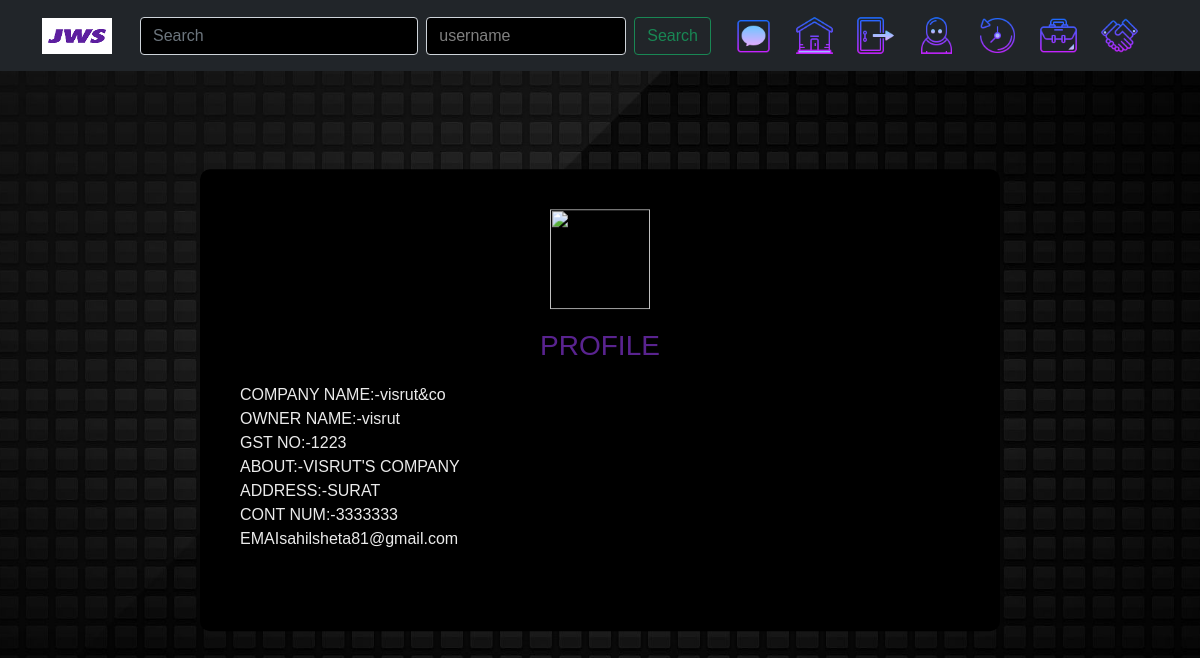
Page /profilesearch/visrut on the committed database.
### loginmodule/models.py (models this page shows, shortened)
class Profile(models.Model):
    regis=models.ForeignKey(regis,  on_delete=models.CASCADE,primary_key=True)
    companyname = models.CharField(max_length=20, default='noffne')
    ownername = models.CharField(max_length=20,default='noffne')
    bio = models.TextField(max_length=80,default='noffne')
    address = models.TextField(max_length=80,default='noffce')

class regis(models.Model):
    fname = models.CharField(max_length=20)
    lname = models.CharField(max_length=20)
    pswd = models.CharField(max_length=20)
    email = models.EmailField(max_length=50)
    gst = models.CharField(max_length=20)
    contact = models.IntegerField(max_length=10)
    uname = models.CharField(max_length=20)

### loginmodule/views.py (the view)
# urls.py: path("profilesearch/<str:username>",views.profilesearch,name='profilesearch'),
def profilesearch(request,username):
        uname=username
        user=  regis.objects.get(uname=uname)
        userid=user.pk
        profile=Profile.objects.get(regis_id=userid)
        return render(request,'searchprofile.html',{"cname":profile.companyname,"oname":profile.ownername,"gst":user.gst,"bio":profile.bio,"add":profile.address,"contact":user.contact,"email":user.email})

### loginmodule/templates/searchprofile.html (shortened to what this page needs)
{% extends 'base.html' %}
{% load static %}
{% block css%}<link rel="stylesheet" href="{% static 'profile.css' %}">{%endblock%}
{% block body%}
    <br>
        <div class="loginBox"> <img class="user" src="https://i.ibb.co/yVGxFPR/2.png" height="100px" width="100px">
            <h3>PROFILE</h3>
            <div class="content">
                 <p style="color:rgb(235, 235, 235)">
                 COMPANY NAME:-{{cname}}<br>
                 OWNER NAME:-{{oname}}<br>
                 GST NO:-{{gst}}<br>
                 ABOUT:-{{bio}}<br>
                 ADDRESS:-{{add}}<br>
                 CONT NUM:-{{contact}}<br>
                 EMAI{{email}}<br>
                 {{editt}}<br>
                </p>
{%endblock%}

### loginmodule/static/home.css (style rules this page uses)
body { background: url('image/HOME-1.jpg') no-repeat; }

### loginmodule/static/profile.css (style rules this page uses)
body { margin: 0; padding: 0; background: url('image/HOME-1.jpg') no-repeat; height: 100vh; font-family: sans-serif; background-size: cover; background-repeat: no-repeat; background-position: center; overflow: hidden }
.loginBox { position: absolute; top: 50%; left: 50%; transform: translate(-50%, -50%); width: 800px; min-height: 200px; background: #000000; border-radius: 10px; padding: 40px; box-sizing: border-box }
.user { margin: 0 auto; display: block; margin-bottom: 20px }
h3 { margin: 0; padding: 0 0 20px; color: #59238F; text-align: center }
p { color: #0000ff }

### rows in the picture
Profile: companyname "visrut&co", ownername "visrut", bio "VISRUT'S COMPANY", address "SURAT"
regis: gst "1223", email "sahilsheta81@gmail.com"

### other values in the picture
{{ contact }} "3333333"
